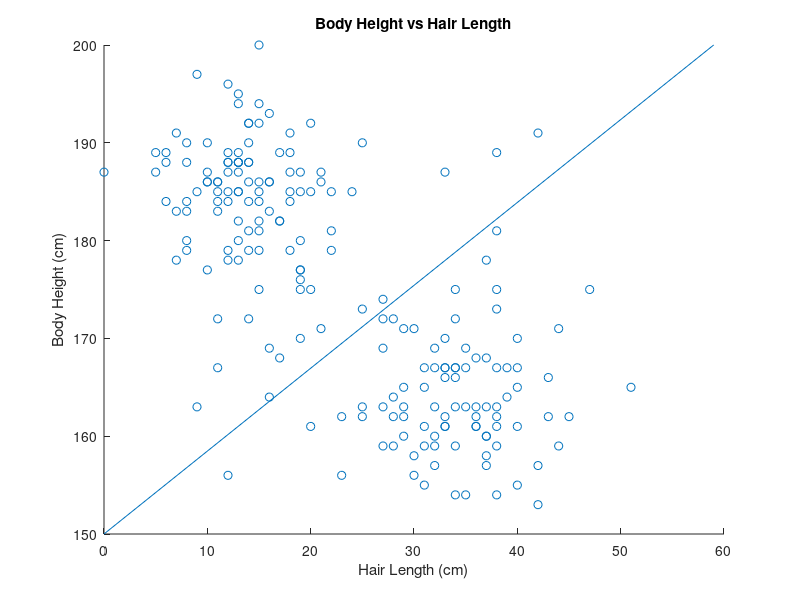

The MATLAB script that drew this image:
load('lab1_2.mat');
data = measurements;

body_height = data(:,1);
hair_length = data(:,2);

x = [0 59];
y = [150 200];

scatter(hair_length, body_height);
hold on
line(x,y);
title('Body Height vs Hair Length');
xlabel('Hair Length (cm)');
ylabel('Body Height (cm)');
